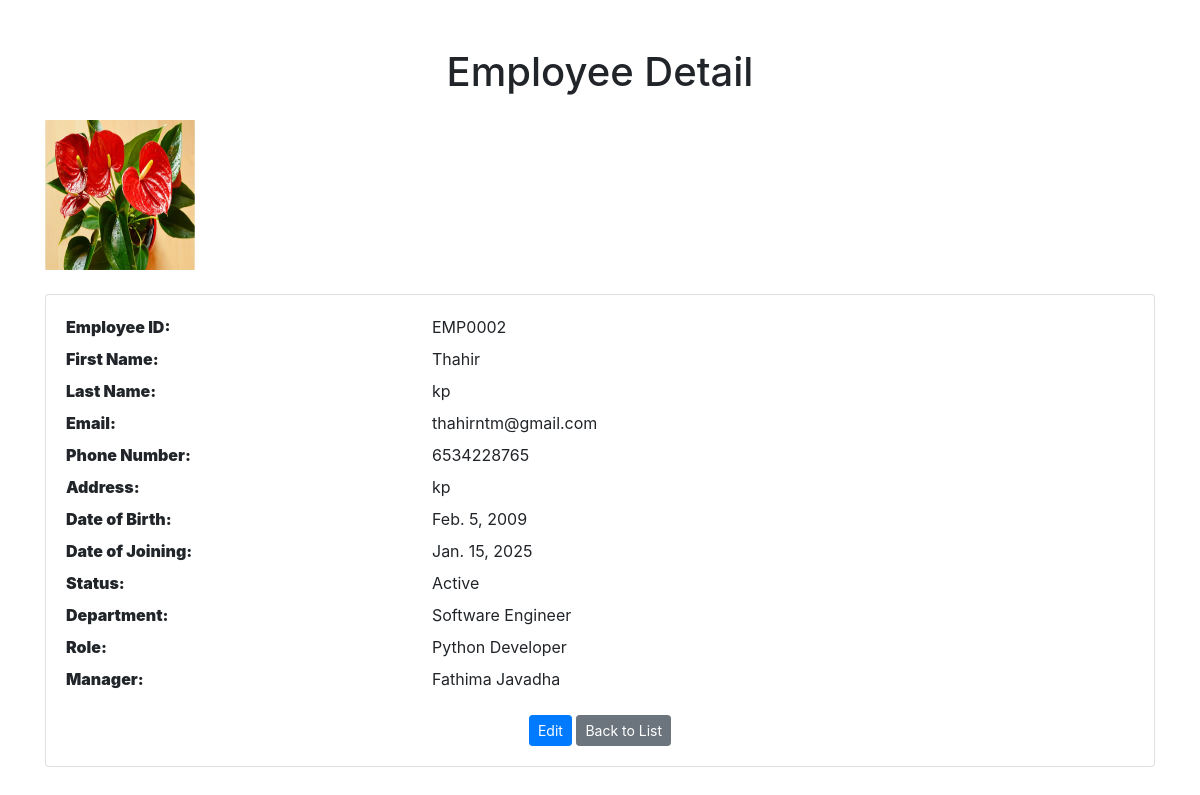
Screenshot of /employee_management/employees/10/ (signed in) with the database file from the repository.
### employee_management/models.py (models this page shows, shortened)
class Employee(models.Model):
    STATUS_CHOICES = [
        ('Active', 'Active'),
        ('Probation', 'Probation'),
        ('Terminated', 'Terminated'),
        ('Retired', 'Retired'),
    ]
    employee_id = models.CharField(max_length=10, unique=True, blank=True, null=True)
    first_name = models.CharField(max_length=100)
    last_name = models.CharField(max_length=100)
    email = models.EmailField(unique=True)
    phone_number = models.CharField(max_length=15, blank=True, null=True)
    address = models.TextField(null=True, blank=True)
    date_of_birth = models.DateField(blank=True, null=True)
    date_of_joining = models.DateField()
    status = models.CharField(max_length=20, choices=STATUS_CHOICES, default='Active')
    department = models.ForeignKey(Department, on_delete=models.SET_NULL, null=True, related_name='employees')
    role = models.ForeignKey(Role, on_delete=models.SET_NULL, null=True, related_name='employees')
    manager = models.ForeignKey('self', on_delete=models.SET_NULL, null=True, blank=True, related_name='subordinates')
    profile_picture = models.ImageField(upload_to='profile_pictures/', blank=True, null=True)
    created_at = models.DateTimeField(auto_now_add=True)
    updated_at = models.DateTimeField(auto_now=True)
    basic_salary=models.IntegerField(default=50000)
    @property
    def full_name(self):
        return f"{self.first_name} {self.last_name}"

class Department(models.Model):
    name = models.CharField(max_length=100, unique=True)
    description = models.TextField(blank=True, null=True)
    created_at = models.DateTimeField(auto_now_add=True)
    updated_at = models.DateTimeField(auto_now=True)

class Role(models.Model):
    title = models.CharField(max_length=100, unique=True)
    description = models.TextField(blank=True, null=True)
    created_at = models.DateTimeField(auto_now_add=True)
    updated_at = models.DateTimeField(auto_now=True)

### employee_management/views.py (the view)
# urls.py: path('employees/<int:pk>/', views.employee_detail, name='employee_detail'),
@login_required
@permission_required('employee_management.employee_detail', raise_exception=True)
def employee_detail(request, pk):
    employee = get_object_or_404(Employee, pk=pk)
    return render(request, 'employee_management/employee_detail.html', {'employee': employee})

### employee_management/templates/employee_management/employee_detail.html (shortened to what this page needs)
<!DOCTYPE html>
<html lang="en">
<head>
    <link href="https://stackpath.bootstrapcdn.com/bootstrap/4.5.2/css/bootstrap.min.css" rel="stylesheet">
</head>
<body>
   <div class="container mt-5">
        <h1 class="text-center mb-4">Employee Detail</h1>
        <div>
            {% if employee.profile_picture %}
            <img src="{{ employee.profile_picture.url }}" alt="Profile Picture of {{ employee.first_name }}" style="width: 150px; height: 150px;">
            {% else %}
                <p>No image available</p>
            {% endif %}
        </div><br>
        <div class="card">
            <div class="card-body">
                <dl class="row">
                    <dt class="col-sm-4"><strong>Employee ID:</strong></dt>
                    <dd class="col-sm-8">{{ employee.employee_id }}</dd>
                    <dt class="col-sm-4"><strong>First Name:</strong></dt>
                    <dd class="col-sm-8">{{ employee.first_name }}</dd>
                    <dt class="col-sm-4"><strong>Last Name:</strong></dt>
                    <dd class="col-sm-8">{{ employee.last_name }}</dd>
                    <dt class="col-sm-4"><strong>Email:</strong></dt>
                    <dd class="col-sm-8">{{ employee.email }}</dd>
                    <dt class="col-sm-4"><strong>Phone Number:</strong></dt>
                    <dd class="col-sm-8">{{ employee.phone_number }}</dd>
                    <dt class="col-sm-4"><strong>Address:</strong></dt>
                    <dd class="col-sm-8">{{ employee.address }}</dd>
                    <dt class="col-sm-4"><strong>Date of Birth:</strong></dt>
                    <dd class="col-sm-8">{{ employee.date_of_birth }}</dd>
                    <dt class="col-sm-4"><strong>Date of Joining:</strong></dt>
                    <dd class="col-sm-8">{{ employee.date_of_joining }}</dd>
                    <dt class="col-sm-4"><strong>Status:</strong></dt>
                    <dd class="col-sm-8">{{ employee.status }}</dd>
                    <dt class="col-sm-4"><strong>Department:</strong></dt>
                    <dd class="col-sm-8">{{ employee.department.name }}</dd>
                    <dt class="col-sm-4"><strong>Role:</strong></dt>
                    <dd class="col-sm-8">{{ employee.role.title }}</dd>
                    <dt class="col-sm-4"><strong>Manager:</strong></dt>
                    <dd class="col-sm-8">{{ employee.manager.full_name }}</dd>
                </dl>
                <div class="text-center">
                    <a href="{% url 'employee_management:employee_update' employee.pk %}" class="btn btn-primary btn-sm">Edit</a>
                    <a href="{% url 'employee_management:employee_list' %}" class="btn btn-secondary btn-sm">Back to List</a>
                </div>
            </div>
        </div>
    </div>
</body>
</html>

### rows the page displays
Employee: profile_picture (picture), employee_id "EMP0002", first_name "Thahir", last_name "kp", email "thahirntm@gmail.com", phone_number "6534228765", address "kp", date_of_birth "Feb. 5, 2009", date_of_joining "Jan. 15, 2025", status "Active", department.name "Software Engineer", role "Python Developer", manager.full_name "Fathima Javadha"
